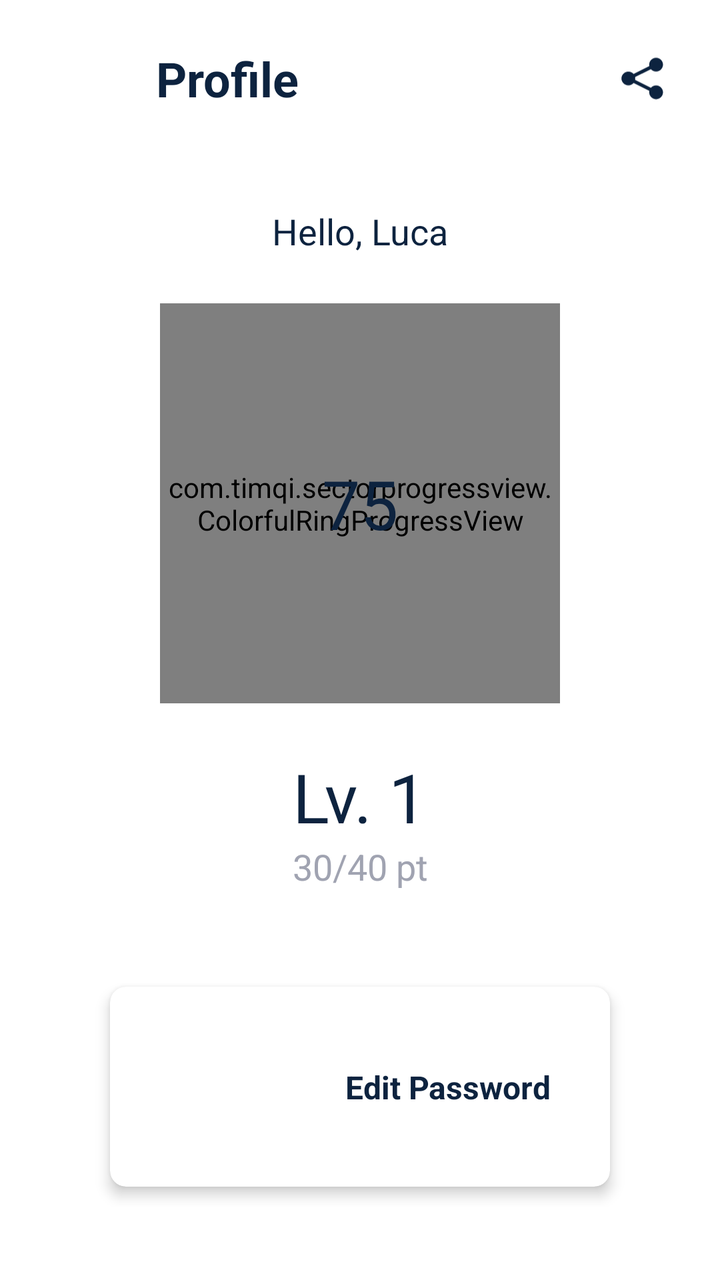
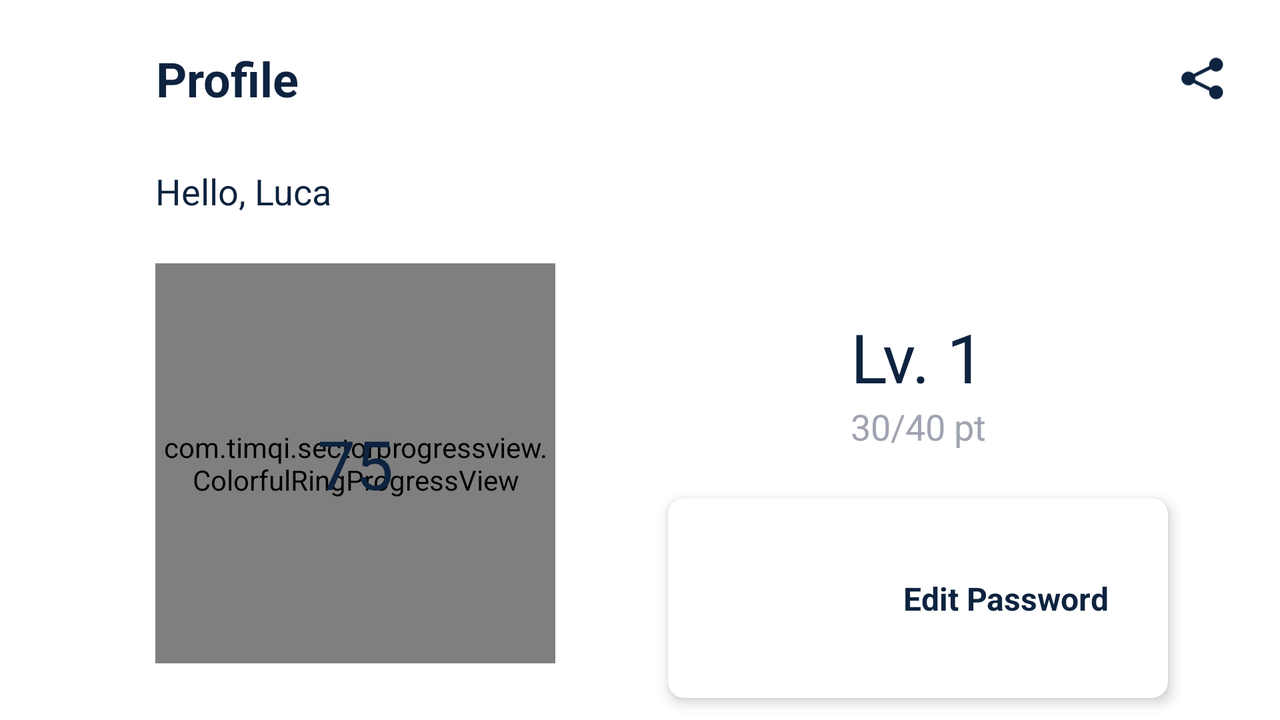

Compare how this app lays out the same screen by default and in its alternative resource folder. The renders come first, then the two layout files and the values they reference.
<!-- AndroidManifest.xml: application theme Theme.Italiando -->
<!-- res/layout/activity_profile.xml -->
<?xml version="1.0" encoding="utf-8"?>
<androidx.constraintlayout.widget.ConstraintLayout
    xmlns:android="http://schemas.android.com/apk/res/android"
    xmlns:app="http://schemas.android.com/apk/res-auto"
    xmlns:tools="http://schemas.android.com/tools"
    android:layout_width="match_parent"
    android:layout_height="match_parent"
    tools:context=".ProfileActivity">

    <androidx.core.widget.NestedScrollView
        android:layout_width="match_parent"
        android:layout_height="match_parent">

        <androidx.constraintlayout.widget.ConstraintLayout
            android:layout_width="match_parent"
            android:layout_height="wrap_content">


            <ImageView
                android:id="@+id/imageProfile"
                android:layout_width="30dp"
                android:layout_height="30dp"
                android:layout_marginStart="24dp"
                android:layout_marginTop="24dp"
                android:background="?selectableItemBackgroundBorderless"
                android:padding="4dp"
                app:layout_constraintStart_toStartOf="parent"
                app:layout_constraintTop_toTopOf="parent"
                app:srcCompat="@drawable/arrow"
                app:tint="@color/black" />

            <TextView
                android:id="@+id/textView"
                style="@style/titleTextStyle"
                android:layout_width="wrap_content"
                android:layout_height="wrap_content"
                android:layout_marginStart="24dp"
                android:text="@string/Profile"
                app:layout_constraintBottom_toBottomOf="@+id/imageProfile"
                app:layout_constraintStart_toEndOf="@+id/imageProfile"
                app:layout_constraintTop_toTopOf="@+id/imageProfile" />

            <ImageView
                android:id="@+id/share"
                android:layout_width="30dp"
                android:layout_height="30dp"
                android:layout_marginEnd="24dp"
                android:layout_marginTop="24dp"
                android:background="?selectableItemBackgroundBorderless"
                android:padding="4dp"
                app:layout_constraintEnd_toEndOf="parent"
                app:layout_constraintTop_toTopOf="parent"
                app:srcCompat="@drawable/share"
                app:tint="@color/black" />

            <TextView
                android:id="@+id/tvUsernameProfile"
                android:layout_width="wrap_content"
                android:layout_height="wrap_content"
                android:textColor="@color/black"
                android:textSize="18sp"
                android:layout_marginTop="48dp"
                app:layout_constraintTop_toBottomOf="@id/textView"
                app:layout_constraintStart_toStartOf="parent"
                app:layout_constraintEnd_toEndOf="parent"
                tools:text="Hello, Luca" />

            <FrameLayout
                android:id="@+id/frame"
                android:layout_width="200dp"
                android:layout_height="200dp"
                android:layout_marginTop="24dp"
                app:layout_constraintTop_toBottomOf="@id/tvUsernameProfile"
                app:layout_constraintStart_toStartOf="parent"
                app:layout_constraintEnd_toEndOf="parent" >

                <com.timqi.sectorprogressview.ColorfulRingProgressView
                    android:id="@+id/crpLevel"
                    android:layout_width="match_parent"
                    android:layout_height="match_parent"
                    app:bgColor="#e1e1e1"
                    app:fgColorEnd="#007A33"
                    app:fgColorStart="#00ce56"
                    app:startAngle="0"
                    app:strokeWidth="24dp" />

                <TextView
                    android:id="@+id/tvPercent"
                    android:layout_width="wrap_content"
                    android:layout_height="wrap_content"
                    android:layout_gravity="center"
                    android:text="75"
                    android:textColor="@color/black"
                    android:textSize="34sp" />

            </FrameLayout>

            <TextView
                android:id="@+id/tvLevel"
                android:layout_width="wrap_content"
                android:layout_height="wrap_content"
                android:layout_marginTop="24dp"
                app:layout_constraintTop_toBottomOf="@+id/frame"
                app:layout_constraintStart_toStartOf="parent"
                app:layout_constraintEnd_toEndOf="parent"
                android:textColor="@color/black"
                android:textSize="34sp"
                android:text="Lv. 1" />

            <TextView
                android:id="@+id/tvPoints"
                android:layout_width="wrap_content"
                android:layout_height="wrap_content"
                app:layout_constraintTop_toBottomOf="@+id/tvLevel"
                app:layout_constraintStart_toStartOf="parent"
                app:layout_constraintEnd_toEndOf="parent"
                android:textColor="@color/gray"
                android:textSize="18sp"
                android:text="30/40 pt" />


            <androidx.cardview.widget.CardView
                android:id="@+id/cvEditPassword"
                style="@style/cardViewStyle"
                android:layout_width="250dp"
                android:layout_height="100dp"
                android:layout_marginTop="48dp"
                android:layout_marginBottom="10dp"
                app:layout_constraintTop_toBottomOf="@id/tvPoints"
                app:layout_constraintStart_toStartOf="parent"
                app:layout_constraintEnd_toEndOf="parent"
                app:layout_constraintBottom_toBottomOf="parent">

                <androidx.constraintlayout.widget.ConstraintLayout
                    android:layout_width="match_parent"
                    android:layout_height="match_parent">


                    <ImageView
                        android:id="@+id/imageView5"
                        android:layout_width="@dimen/home_image_view_size"
                        android:layout_height="@dimen/home_image_view_size"
                        android:layout_marginLeft="24dp"
                        android:padding="4dp"
                        android:src="@drawable/keys"
                        app:layout_constraintBottom_toBottomOf="parent"
                        app:layout_constraintStart_toStartOf="parent"
                        app:layout_constraintTop_toTopOf="parent" />

                    <TextView
                        style="@style/categoryHeadingTextStyle"
                        android:layout_width="wrap_content"
                        android:layout_height="wrap_content"
                        android:layout_marginStart="24dp"
                        android:layout_marginEnd="24dp"
                        android:text="@string/edit_password"
                        app:layout_constraintBottom_toBottomOf="parent"
                        app:layout_constraintEnd_toEndOf="parent"
                        app:layout_constraintStart_toEndOf="@+id/imageView5"
                        app:layout_constraintTop_toTopOf="parent" />

                </androidx.constraintlayout.widget.ConstraintLayout>

            </androidx.cardview.widget.CardView>

        </androidx.constraintlayout.widget.ConstraintLayout>



    </androidx.core.widget.NestedScrollView>

</androidx.constraintlayout.widget.ConstraintLayout>
<!-- resources referenced by this layout -->
<resources>
  <color name="black">#0D233F</color>
  <color name="gray">#A0A3B1</color>
  <dimen name="home_image_view_size">64dp</dimen>
  <!-- drawable share (drawable) -->
  <vector android:height="23.736263dp" android:viewportHeight="270"
      android:viewportWidth="273" android:width="24dp" xmlns:android="http://schemas.android.com/apk/res/android">
      <path android:fillColor="#000000"
          android:pathData="M213.1,10.6c-19.8,5.3 -33.4,24.2 -31.8,44l0.5,6.3 -48.8,24.5 -48.7,24.5 -2.6,-2.7c-1.5,-1.5 -5,-4.2 -7.9,-5.9 -17.3,-10.4 -39.1,-7.3 -53,7.5 -15.7,16.7 -15.7,41.7 0,58.4 15.9,17 42,18.3 59.2,3l4.5,-4 48.6,24.4 48.7,24.4 -0.5,6.3c-0.9,11.4 3.3,23.2 11.5,31.9 17.1,18.3 45.6,18.2 62.5,-0.2 9.1,-10 12.9,-22.2 11,-35.1 -4,-25.4 -28.3,-41.7 -52.8,-35.4 -6.6,1.7 -15.2,6.5 -19.2,10.7l-2.6,2.7 -48.6,-24.3 -48.6,-24.4 0,-9.2 0,-9.2 48.5,-24.3 48.5,-24.3 4.5,4.1c16.9,15.1 43.8,13.7 59.1,-3.1 15.6,-17.1 15.6,-42 0,-58.5 -10.9,-11.5 -27,-16.2 -42,-12.1z" android:strokeColor="#00000000"/>
  </vector>
  <string name="Profile">Profile</string>
  <string name="edit_password">Edit Password</string>
  <style name="cardViewStyle">
          <item name="cardCornerRadius">8dp</item>
          <item name="android:foreground">?selectableItemBackground</item>
          <item name="cardElevation">4dp</item>
          <item name="cardBackgroundColor">@color/white</item>
      </style>
  <style name="categoryHeadingTextStyle">
          <item name="android:textColor">@color/black</item>
          <item name="android:textSize">16sp</item>
          <item name="android:textStyle">bold</item>
      </style>
  <style name="titleTextStyle">
          <item name="android:textSize">24sp</item>
          <item name="android:textColor">@color/black</item>
          <item name="android:textStyle">bold</item>
      </style>
  <style name="Theme.Italiando" parent="Theme.MaterialComponents.DayNight.NoActionBar">
          
          <item name="colorPrimary">@color/green</item>
          <item name="colorPrimaryVariant">@color/green</item>
          <item name="colorOnPrimary">@color/white</item>
          
          <item name="android:statusBarColor" tools:targetApi="l">?attr/colorPrimaryVariant</item>
          
  
          <item name="textInputStyle">@style/editTextLayoutStyle</item>
      </style>
  <color name="white">#FFFFFFFF</color>
  <color name="green">#228b22</color>
  <style name="editTextLayoutStyle" parent="Widget.MaterialComponents.TextInputLayout.FilledBox">
          <item name="boxStrokeWidth">0dp</item>
          <item name="boxStrokeWidthFocused">0dp</item>
          <item name="boxBackgroundColor">@color/edit_text_bg</item>
          <item name="boxCornerRadiusTopStart">@dimen/edit_text_corner_radius</item>
          <item name="boxCornerRadiusTopEnd">@dimen/edit_text_corner_radius</item>
          <item name="boxCornerRadiusBottomStart">@dimen/edit_text_corner_radius</item>
          <item name="boxCornerRadiusBottomEnd">@dimen/edit_text_corner_radius</item>
      </style>
  <color name="edit_text_bg">#F2F3F7</color>
  <dimen name="edit_text_corner_radius">12dp</dimen>
</resources>
<!-- res/layout-land/activity_profile.xml (the repository's variant of the layout above) -->
<!-- drawn on the phone turned sideways -->
<?xml version="1.0" encoding="utf-8"?>
<androidx.constraintlayout.widget.ConstraintLayout
    xmlns:android="http://schemas.android.com/apk/res/android"
    xmlns:app="http://schemas.android.com/apk/res-auto"
    xmlns:tools="http://schemas.android.com/tools"
    android:layout_width="match_parent"
    android:layout_height="match_parent"
    tools:context=".ProfileActivity">

    <androidx.core.widget.NestedScrollView
        android:layout_width="match_parent"
        android:layout_height="match_parent"
        tools:layout_editor_absoluteX="-157dp"
        tools:layout_editor_absoluteY="16dp">

        <androidx.constraintlayout.widget.ConstraintLayout
            android:layout_width="match_parent"
            android:layout_height="wrap_content">


            <ImageView
                android:id="@+id/imageProfile"
                android:layout_width="30dp"
                android:layout_height="30dp"
                android:layout_marginStart="24dp"
                android:layout_marginTop="24dp"
                android:background="?selectableItemBackgroundBorderless"
                android:padding="4dp"
                app:layout_constraintStart_toStartOf="parent"
                app:layout_constraintTop_toTopOf="parent"
                app:srcCompat="@drawable/arrow"
                app:tint="@color/black" />

            <TextView
                android:id="@+id/textView"
                style="@style/titleTextStyle"
                android:layout_width="wrap_content"
                android:layout_height="wrap_content"
                android:layout_marginStart="24dp"
                android:text="@string/Profile"
                app:layout_constraintBottom_toBottomOf="@+id/imageProfile"
                app:layout_constraintStart_toEndOf="@+id/imageProfile"
                app:layout_constraintTop_toTopOf="@+id/imageProfile" />

            <ImageView
                android:id="@+id/share"
                android:layout_width="30dp"
                android:layout_height="30dp"
                android:layout_marginTop="24dp"
                android:layout_marginEnd="24dp"
                android:background="?selectableItemBackgroundBorderless"
                android:padding="4dp"
                app:layout_constraintEnd_toEndOf="parent"
                app:layout_constraintTop_toTopOf="parent"
                app:srcCompat="@drawable/share"
                app:tint="@color/black" />

            <TextView
                android:id="@+id/tvUsernameProfile"
                android:layout_width="wrap_content"
                android:layout_height="wrap_content"
                android:layout_marginStart="16dp"
                android:layout_marginTop="28dp"
                android:textColor="@color/black"
                android:textSize="18sp"
                app:layout_constraintBottom_toTopOf="@id/frame"
                app:layout_constraintEnd_toEndOf="@id/textView"
                app:layout_constraintStart_toStartOf="@id/textView"
                app:layout_constraintTop_toBottomOf="@id/textView"
                tools:text="Hello, Luca" />

            <FrameLayout
                android:id="@+id/frame"
                android:layout_width="200dp"
                android:layout_height="200dp"
                android:layout_marginTop="24dp"
                app:layout_constraintStart_toStartOf="@id/tvUsernameProfile"
                app:layout_constraintTop_toBottomOf="@id/tvUsernameProfile">

                <com.timqi.sectorprogressview.ColorfulRingProgressView
                    android:id="@+id/crpLevel"
                    android:layout_width="match_parent"
                    android:layout_height="match_parent"
                    app:bgColor="#e1e1e1"
                    app:fgColorEnd="#007A33"
                    app:fgColorStart="#00ce56"
                    app:startAngle="0"
                    app:strokeWidth="24dp" />

                <TextView
                    android:id="@+id/tvPercent"
                    android:layout_width="wrap_content"
                    android:layout_height="wrap_content"
                    android:layout_gravity="center"
                    android:text="75"
                    android:textColor="@color/black"
                    android:textSize="34sp" />

            </FrameLayout>

            <TextView
                android:id="@+id/tvLevel"
                android:layout_width="wrap_content"
                android:layout_height="wrap_content"
                android:layout_marginTop="24dp"
                android:text="Lv. 1"
                android:textColor="@color/black"
                android:textSize="34sp"
                app:layout_constraintEnd_toEndOf="parent"
                app:layout_constraintStart_toEndOf="@id/frame"
                app:layout_constraintTop_toTopOf="@+id/frame" />

            <TextView
                android:id="@+id/tvPoints"
                android:layout_width="wrap_content"
                android:layout_height="wrap_content"
                android:layout_marginBottom="10dp"
                android:text="30/40 pt"
                android:textColor="@color/gray"
                android:textSize="18sp"
                app:layout_constraintEnd_toEndOf="@id/tvLevel"
                app:layout_constraintStart_toStartOf="@id/tvLevel"
                app:layout_constraintTop_toBottomOf="@+id/tvLevel" />


            <androidx.cardview.widget.CardView
                android:id="@+id/cvEditPassword"
                style="@style/cardViewStyle"
                android:layout_width="250dp"
                android:layout_height="100dp"
                android:layout_marginTop="48dp"
                android:layout_marginBottom="10dp"
                app:layout_constraintBottom_toBottomOf="parent"
                app:layout_constraintEnd_toEndOf="parent"
                app:layout_constraintStart_toEndOf="@id/frame"
                app:layout_constraintTop_toTopOf="@id/tvPoints">

                <androidx.constraintlayout.widget.ConstraintLayout
                    android:layout_width="match_parent"
                    android:layout_height="match_parent">


                    <ImageView
                        android:id="@+id/imageView5"
                        android:layout_width="@dimen/home_image_view_size"
                        android:layout_height="@dimen/home_image_view_size"
                        android:layout_marginLeft="24dp"
                        android:padding="4dp"
                        android:src="@drawable/keys"
                        app:layout_constraintBottom_toBottomOf="parent"
                        app:layout_constraintStart_toStartOf="parent"
                        app:layout_constraintTop_toTopOf="parent" />

                    <TextView
                        style="@style/categoryHeadingTextStyle"
                        android:layout_width="wrap_content"
                        android:layout_height="wrap_content"
                        android:layout_marginStart="24dp"
                        android:layout_marginEnd="24dp"
                        android:text="@string/edit_password"
                        app:layout_constraintBottom_toBottomOf="parent"
                        app:layout_constraintEnd_toEndOf="parent"
                        app:layout_constraintStart_toEndOf="@+id/imageView5"
                        app:layout_constraintTop_toTopOf="parent" />

                </androidx.constraintlayout.widget.ConstraintLayout>

            </androidx.cardview.widget.CardView>

        </androidx.constraintlayout.widget.ConstraintLayout>


    </androidx.core.widget.NestedScrollView>

</androidx.constraintlayout.widget.ConstraintLayout>
